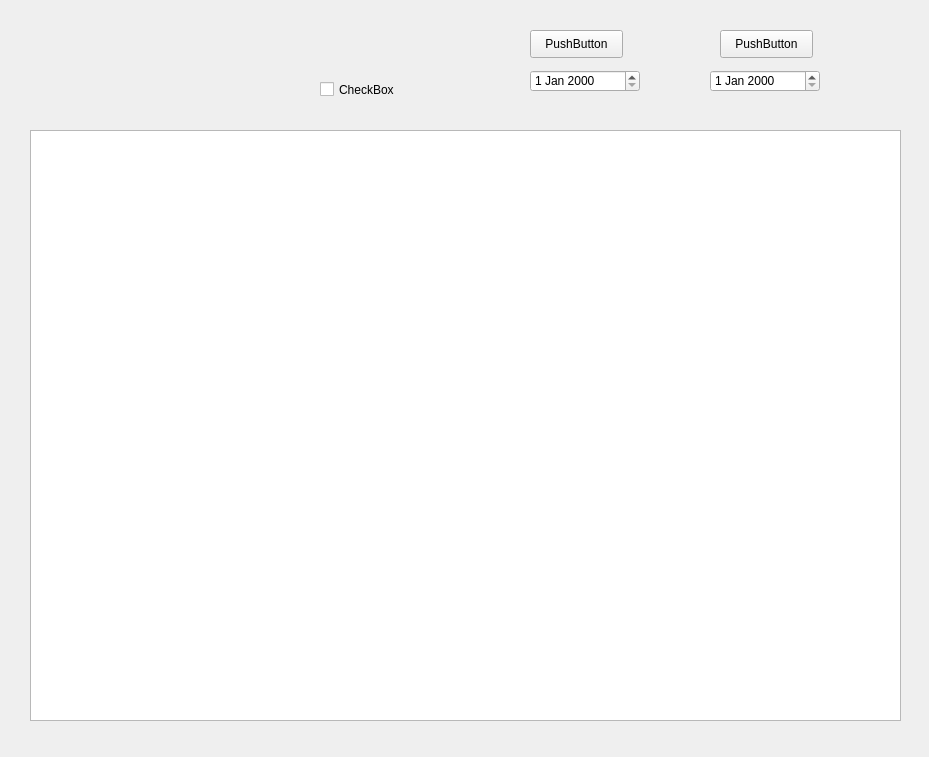
<?xml version="1.0" encoding="UTF-8"?>
<ui version="4.0">
 <class>Info_Table</class>
 <widget class="QWidget" name="Info_Table">
  <property name="geometry">
   <rect>
    <x>0</x>
    <y>0</y>
    <width>929</width>
    <height>757</height>
   </rect>
  </property>
  <property name="windowTitle">
   <string>Form</string>
  </property>
  <widget class="QTableWidget" name="tableWidget">
   <property name="geometry">
    <rect>
     <x>30</x>
     <y>130</y>
     <width>871</width>
     <height>591</height>
    </rect>
   </property>
  </widget>
  <widget class="QCheckBox" name="checkBox">
   <property name="geometry">
    <rect>
     <x>320</x>
     <y>80</y>
     <width>91</width>
     <height>19</height>
    </rect>
   </property>
   <property name="text">
    <string>CheckBox</string>
   </property>
  </widget>
  <widget class="QPushButton" name="Search">
   <property name="geometry">
    <rect>
     <x>530</x>
     <y>30</y>
     <width>93</width>
     <height>28</height>
    </rect>
   </property>
   <property name="text">
    <string>PushButton</string>
   </property>
  </widget>
  <widget class="QPushButton" name="Reset">
   <property name="geometry">
    <rect>
     <x>720</x>
     <y>30</y>
     <width>93</width>
     <height>28</height>
    </rect>
   </property>
   <property name="text">
    <string>PushButton</string>
   </property>
  </widget>
  <widget class="QDateEdit" name="start">
   <property name="geometry">
    <rect>
     <x>530</x>
     <y>70</y>
     <width>110</width>
     <height>22</height>
    </rect>
   </property>
  </widget>
  <widget class="QDateEdit" name="finish">
   <property name="geometry">
    <rect>
     <x>710</x>
     <y>70</y>
     <width>110</width>
     <height>22</height>
    </rect>
   </property>
  </widget>
 </widget>
 <resources/>
 <connections/>
</ui>
